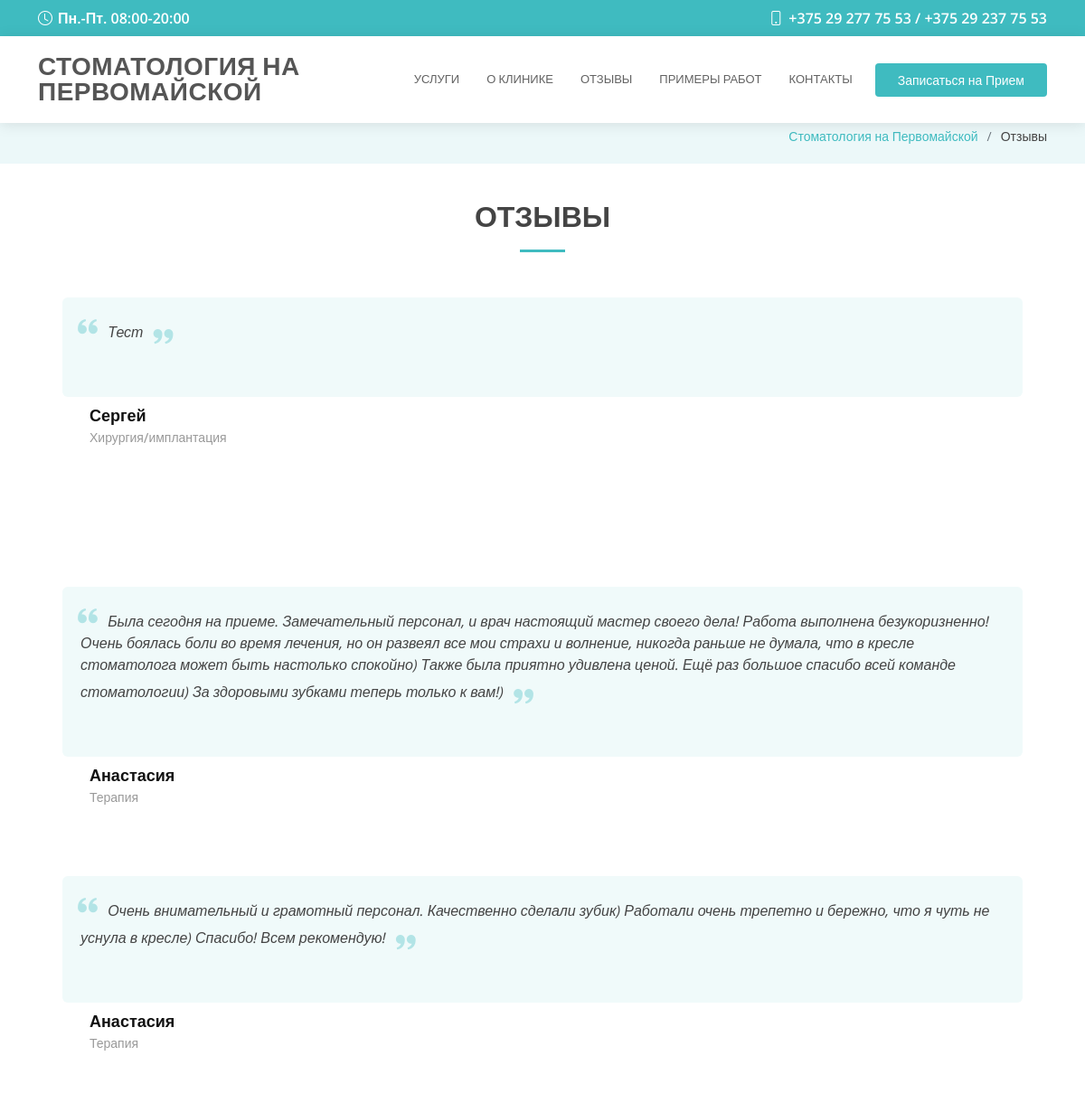
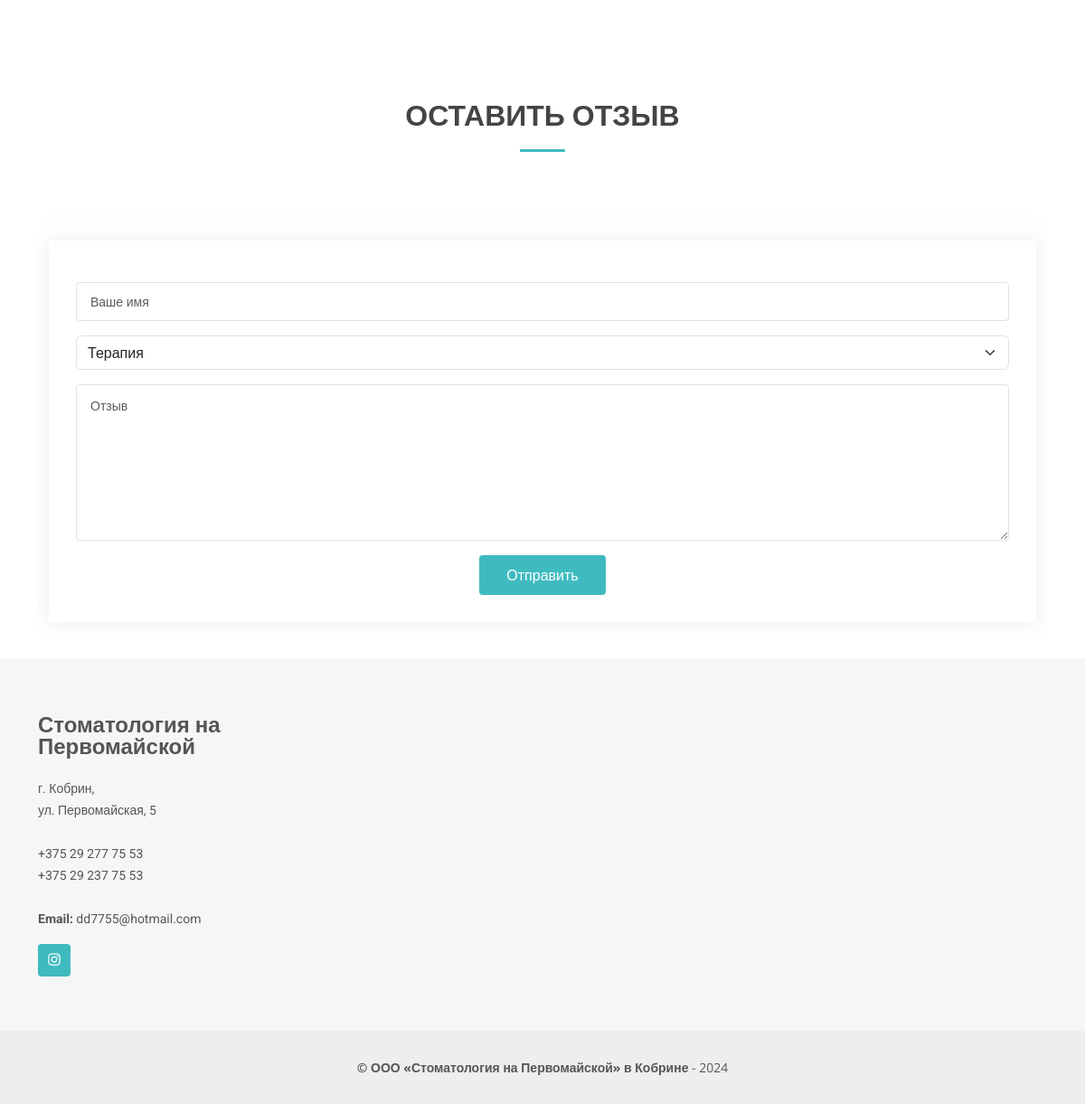
Page /testimonials/ on the committed database (2 pictures, top to bottom).
### main/models.py (models this page shows, shortened)
class Testimonial(models.Model):
    name = models.CharField(max_length=100)
    service = models.CharField(max_length=20, choices=SERVICE_TYPES)
    testimonial = models.TextField()

### main/views.py (the view)
# urls.py: path("testimonials/", main_views.testimonials, name='testimonials'),
def testimonials(request):
    all_testimonials = Testimonial.objects.all()
    if request.method == 'POST':
        testimonial_form = AddTestimonial(request.POST)
        if testimonial_form.is_valid():
            new_testimonial = Testimonial()
            new_testimonial.name = testimonial_form.cleaned_data['name']
            new_testimonial.service = testimonial_form.cleaned_data['service']
            new_testimonial.testimonial = \
                testimonial_form.cleaned_data['testimonial']
            new_testimonial.save()
            return redirect('testimonials')
    else:
        testimonial_form = AddTestimonial()
    return render(
        request,
        'testimonials.html',
        {
            'all_testimonials': all_testimonials,
            'page_name': 'Отзывы',
            'testimonial_form': testimonial_form,
        },
    )

### main/forms.py (shortened to what this page needs)
class AddTestimonial(forms.Form):
    name = forms.CharField(widget=forms.TextInput(
        attrs={"class": "form-control", "placeholder": "Ваше имя"}
    ))
    service = forms.ChoiceField(
        choices=SERVICE_TYPES,
        widget=forms.Select(attrs={"class": "form-select"}),
    )
    testimonial = forms.CharField(
        widget=forms.Textarea(attrs={
            "class": "form-control",
            "rows": "7",
            "placeholder": "Отзыв",
        }))

### main/templates/testimonials.html (shortened to what this page needs)
{% extends 'base.html' %}
{% block content %}
<section id="testimonials" class="testimonials">
  <div class="container" data-aos="fade-up">
    <div class="section-title">
      <h2>Отзывы</h2>
    </div>
    {% for testimonial in all_testimonials reversed %}
    <div class="testimonial-item">
      <p>
        <i class="bx bxs-quote-alt-left quote-icon-left"></i>
        {{testimonial.testimonial}}
        <i class="bx bxs-quote-alt-right quote-icon-right"></i>
      </p>
      <h3>{{testimonial.name}}</h3>
      <h4>{{testimonial.service}}</h4>
    </div>
    {% endfor %}
  </div>
</section>
<section id="contact" class="contact">
  <div class="container">
    <div class="section-title">
      <h2>Оставить отзыв</h2>
    </div>
  </div>
  <div class="container">
    <div class="row mt-5">
      <form method="post">
        <div class="php-email-form">
          <div class="form-group mt-3">
            {{testimonial_form.name}}
          </div>
          <div class="form-group mt-3">
            {{testimonial_form.service}}
          </div>
          <div class="form-group mt-3">
            {{testimonial_form.testimonial}}
          </div>
          <div class="form-group mt-3">
            <div class="text-center"><button type="submit">Отправить</button></div>
          </div>
        </div>
    </div>
  </div>
  </div>
</section>
{% endblock %}

### main/templates/base.html (shortened to what this page needs)
{% load static %}
<!DOCTYPE html>
<head>
  <link href="{% static 'main/assets/vendor/fontawesome-free/css/all.min.css' %}" rel="stylesheet">
  <link href="{% static 'main/assets/vendor/animate.css/animate.min.css' %}" rel="stylesheet">
  <link href="{% static 'main/assets/vendor/aos/aos.css' %}" rel="stylesheet">
  <link href="{% static 'main/assets/vendor/bootstrap/css/bootstrap.min.css' %}" rel="stylesheet">
  <link href="{% static 'main/assets/vendor/bootstrap-icons/bootstrap-icons.css' %}" rel="stylesheet">
  <link href="{% static 'main/assets/vendor/boxicons/css/boxicons.min.css' %}" rel="stylesheet">
  <link href="{% static 'main/assets/vendor/glightbox/css/glightbox.min.css' %}" rel="stylesheet">
  <link href="{% static 'main/assets/vendor/swiper/swiper-bundle.min.css' %}" rel="stylesheet">
  <link href="{% static 'main/assets/css/style.css' %}" rel="stylesheet">
</head>
<body>
  <div id="topbar" class="d-flex align-items-center fixed-top">
    <div class="container d-flex align-items-center justify-content-center justify-content-md-between">
      <div class="align-items-center d-none d-md-flex">
        <i class="bi bi-clock"></i> Пн.-Пт. 08:00-20:00
      </div>
      <div class="d-flex align-items-center">
        <i class="bi bi-phone"></i> +375 29 277 75 53 / +375 29 237 75 53
      </div>
    </div>
  </div>
  <header id="header" class="fixed-top">
    <div class="container d-flex align-items-center">
      <h1 class="logo me-auto"><a href="{% url 'home' %}">Стоматология на Первомайской</a></h1>
      <nav id="navbar" class="navbar order-last order-lg-0">
        <ul>
          <li><a class="nav-link scrollto " href="{% url 'services' %}">Услуги</a></li>
          <li><a class="nav-link scrollto" href="{% url 'about' %}">О клинике</a></li>
          <li><a class="nav-link scrollto" href="{% url 'testimonials' %}">Отзывы</a></li>
          <li><a class="nav-link scrollto" href="{% url 'examples' %}">Примеры работ</a></li>
          <li><a class="nav-link scrollto" href="{% url 'contacts' %}">Контакты</a></li>
        </ul>
      </nav>
      <a href="{% url 'appointment' %}" class="appointment-btn scrollto"><span class="d-none d-md-inline">Записаться
          на</span>
        Прием</a>
    </div>
  </header>
  <main id="main">
    {% if page_name != 'Стоматология на Первомайской' %}
    <section class="breadcrumbs">
      <div class="container">
        <div class="d-flex align-items-center" style="justify-content: flex-end">
          <ol>
            <li><a href="{% url 'home' %}">Стоматология на Первомайской</a></li>
            <li>{{page_name}}</li>
          </ol>
        </div>
      </div>
    </section>
    {% endif %}
    <section class="inner-page">
      <div class="container">
        {% block content %}
        {% endblock %}
  </main>
  <footer id="footer">
    <div class="footer-top">
      <div class="container">
        <div class="row">
          <div class="col-lg-3 col-md-6">
            <div class="footer-info">
              <h3>Стоматология на Первомайской</h3>
              <p>
                г. Кобрин,<br>
                ул. Первомайская, 5<br><br>
                +375 29 277 75 53<br>
                +375 29 237 75 53<br><br>
                <strong>Email:</strong> dd7755@hotmail.com<br>
              </p>
              <div class="social-links mt-3">
                <a href="https://www.instagram.com/stomatologiy_na_pervomaiskoi/" target="_blank" class="instagram"><i
                    class="bx bxl-instagram"></i></a>
              </div>
            </div>
          </div>
        </div>
      </div>
    </div>
    <div class="container">
      <div class="copyright">
        <strong><span>&copy; ООО «Стоматология на Первомайской» в Кобрине</span></strong> - 2024
      </div>
    </div>
  </footer>
</body>
</html>

### main/static/main/assets/css/style.css (style rules this page uses)
body { font-family: "Open Sans", sans-serif; color: #444444; }
a { color: #3fbbc0; text-decoration: none; }
h1, h2, h3, h4, h5, h6 { font-family: "Roboto", sans-serif; }
#topbar { background: #3fbbc0; color: #fff; height: 40px; font-size: 16px; font-weight: 600; z-index: 996; transition: all 0.5s; }
#topbar i { padding-right: 6px; line-height: 0; }
#header { background: #fff; transition: all 0.5s; z-index: 997; padding: 20px 0; top: 40px; box-shadow: 0px 2px 15px rgba(0, 0, 0, 0.1); }
#header .logo { font-size: 28px; margin: 0; padding: 0; line-height: 1; font-weight: 600; letter-spacing: 0.5px; text-transform: uppercase; }
#header .logo a { color: #555555; }
.appointment-btn { margin-left: 25px; background: #3fbbc0; color: #fff; border-radius: 4px; padding: 8px 25px; white-space: nowrap; transition: 0.3s; font-size: 14px; display: inline-block; }
.navbar { padding: 0; }
.navbar ul { margin: 0; padding: 0; display: flex; list-style: none; align-items: center; }
.navbar li { position: relative; }
.navbar a, .navbar a:focus { display: flex; align-items: center; justify-content: space-between; padding: 10px 0 10px 30px; font-family: "Roboto", sans-serif; font-size: 13px; color: #626262; white-space: nowrap; transition: 0.3s; text-transform: uppercase; font-weight: 500; }
section { padding: 20px 0; overflow: hidden; }
.section-title { text-align: center; padding-bottom: 30px; }
.section-title h2 { font-size: 32px; font-weight: bold; text-transform: uppercase; margin-bottom: 20px; padding-bottom: 20px; position: relative; }
.section-title h2::after { content: ""; position: absolute; display: block; width: 50px; height: 3px; background: #3fbbc0; bottom: 0; left: calc(50% - 25px); }
.breadcrumbs { padding: 20px 0; background-color: #ecf8f9; min-height: 40px; margin-top: 120px; }
.breadcrumbs ol { display: flex; flex-wrap: wrap; list-style: none; padding: 0; margin: 0; font-size: 14px; }
.breadcrumbs ol li+li { padding-left: 10px; }
.breadcrumbs ol li+li::before { display: inline-block; padding-right: 10px; color: #6c757d; content: "/"; }
.testimonials .testimonial-item { box-sizing: content-box; min-height: 320px; }
.testimonials .testimonial-item h3 { font-size: 18px; font-weight: bold; margin: 10px 0 5px 45px; color: #111; }
.testimonials .testimonial-item h4 { font-size: 14px; color: #999; margin: 0 0 0 45px; }
.testimonials .testimonial-item .quote-icon-left, .testimonials .testimonial-item .quote-icon-right { color: #b2e4e6; font-size: 26px; }
.testimonials .testimonial-item .quote-icon-left { display: inline-block; left: -5px; position: relative; }
.testimonials .testimonial-item .quote-icon-right { display: inline-block; right: -5px; position: relative; top: 10px; }
.testimonials .testimonial-item p { font-style: italic; margin: 0 15px 0 15px; padding: 20px 20px 60px 20px; background: #f0fafa; position: relative; border-radius: 6px; position: relative; z-index: 1; }
.contact .php-email-form { box-shadow: 0 0 20px rgba(214, 215, 216, 0.5); padding: 30px; }
.contact .php-email-form input, .contact .php-email-form textarea { border-radius: 4px; box-shadow: none; font-size: 14px; }
.contact .php-email-form input { padding: 10px 15px; }
.contact .php-email-form textarea { padding: 12px 15px; }
.contact .php-email-form button[type=submit] { background: #3fbbc0; border: 0; padding: 10px 30px; color: #fff; transition: 0.4s; border-radius: 4px; }
#footer { background: #eeeeee; padding: 0 0 30px 0; color: #555555; font-size: 14px; }
#footer .footer-top { background: #f6f6f6; padding: 60px 0 30px 0; }
#footer .footer-top .footer-info { margin-bottom: 30px; }
#footer .footer-top .footer-info h3 { font-size: 24px; margin: 0 0 20px 0; padding: 2px 0 2px 0; line-height: 1; font-weight: 700; }
#footer .footer-top .footer-info p { font-size: 14px; line-height: 24px; margin-bottom: 0; font-family: "Roboto", sans-serif; }
#footer .footer-top .social-links a { font-size: 18px; display: inline-block; background: #3fbbc0; color: #fff; line-height: 1; padding: 8px 0; margin-right: 4px; border-radius: 4px; text-align: center; width: 36px; height: 36px; transition: 0.3s; }
#footer .copyright { text-align: center; padding-top: 30px; }

### rows in the picture
Testimonial: testimonial "Тест", name "Сергей", service "Хирургия/имплантация"
Testimonial: testimonial "Была сегодня на приеме. Замечательный персонал, и врач настоящий мастер своего дела! Работа выполнена безукоризненно! Очень боялась боли во время лечения, но он развеял все мои страхи и волнение, никогда раньше не думала, что в кресле стоматолога может быть настолько спокойно) Также была приятно удивлена ценой. Ещё раз большое спасибо всей команде стоматологии) За здоровыми зубками теперь только к вам!)", name "Анастасия", service "Терапия"
Testimonial: testimonial "Очень внимательный и грамотный персонал. Качественно сделали зубик) Работали очень трепетно и бережно, что я чуть не уснула в кресле) Спасибо! Всем рекомендую!", name "Анастасия", service "Терапия"

### other values in the picture
{{ page_name }} "Отзывы"
